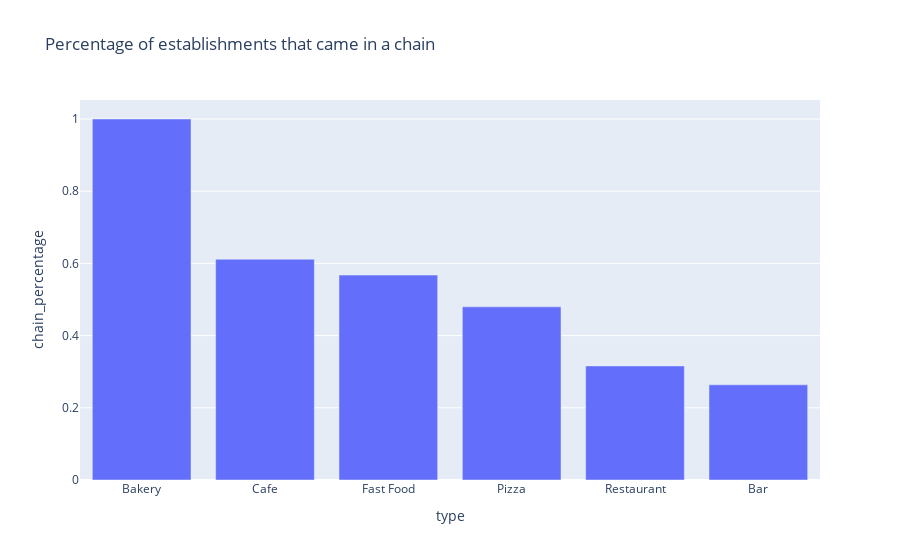

Notebook code for this chart:
### Code cell
# Plot the result

fig = px.bar(establishments,
            x='type',
            y='chain_percentage',
            title='Percentage of establishments that came in a chain')
fig.show()

### Figure 1 — Plotly figure (JSON) as saved in the notebook; plotly's stock layout.template omitted (floating-point values rounded to 4 significant figures)
{"data": [{"alignmentgroup": "True", "hovertemplate": "type=%{x}<br>chain_percentage=%{y}<extra></extra>", "legendgroup": "", "marker": {"color": "#636efa", "pattern": {"shape": ""}}, "name": "", "offsetgroup": "", "orientation": "v", "showlegend": false, "textposition": "auto", "type": "bar", "x": ["Bakery", "Cafe", "Fast Food", "Pizza", "Restaurant", "Bar"], "xaxis": "x", "y": [1, 0.6115, 0.5675, 0.4796, 0.316, 0.2637], "yaxis": "y"}], "layout": {"barmode": "relative", "legend": {"tracegroupgap": 0}, "title": {"text": "Percentage of establishments that came in a chain"}, "xaxis": {"anchor": "y", "domain": [0, 1], "title": {"text": "type"}}, "yaxis": {"anchor": "x", "domain": [0, 1], "title": {"text": "chain_percentage"}}}}
